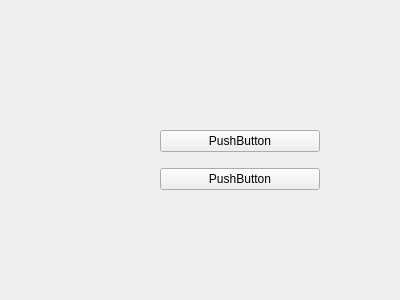
<?xml version="1.0" encoding="UTF-8"?>
<ui version="4.0">
 <class>Form</class>
 <widget class="QWidget" name="Form">
  <property name="geometry">
   <rect>
    <x>0</x>
    <y>0</y>
    <width>400</width>
    <height>300</height>
   </rect>
  </property>
  <property name="windowTitle">
   <string>Form</string>
  </property>
  <widget class="QWidget" name="verticalLayoutWidget">
   <property name="geometry">
    <rect>
     <x>160</x>
     <y>120</y>
     <width>160</width>
     <height>80</height>
    </rect>
   </property>
   <layout class="QVBoxLayout" name="verticalLayout">
    <item>
     <widget class="QPushButton" name="pushButton">
      <property name="text">
       <string>PushButton</string>
      </property>
     </widget>
    </item>
    <item>
     <widget class="QPushButton" name="pushButton_2">
      <property name="text">
       <string>PushButton</string>
      </property>
     </widget>
    </item>
   </layout>
  </widget>
 </widget>
 <resources/>
 <connections/>
</ui>
